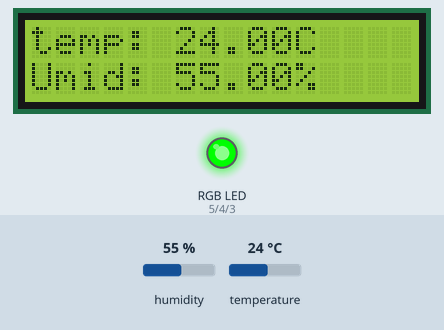
This sketch was run on a simulated Arduino Uno, built with avr-gcc and run on an emulated ATmega328P. Parts: 16×2 character LCD, an RGB LED mixed from three pins (HIGH = lit). The test bench sets the inputs (shaded band); at power-on: temperature 24 °C, humidity 55 %.

Above: at 1.2 s.
1.3 s: temperature set to 21 °C
At 3.1 s:
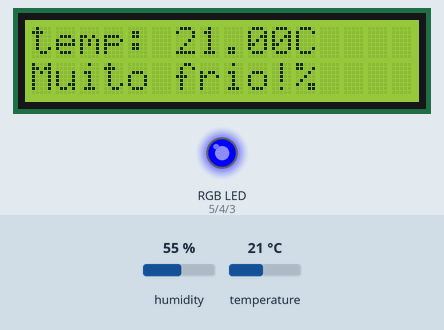
4.1 s: temperature set to 33 °C
At 4.8 s:
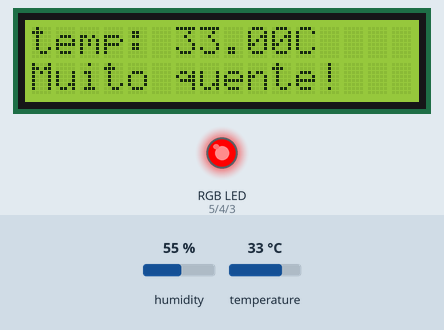
6.9 s: temperature set to 31 °C
At 9.7 s:
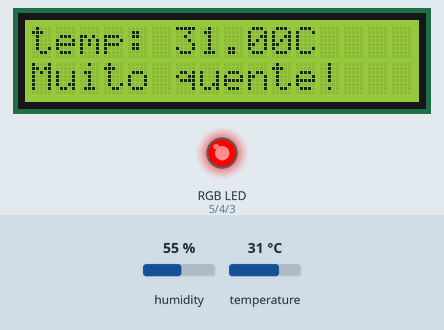
10.0 s: temperature set to 28 °C
At 11.6 s:
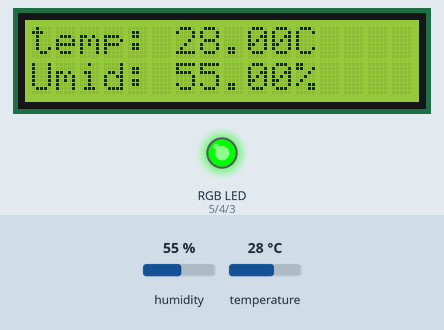
12.8 s: humidity set to 22 %
At 15.5 s:
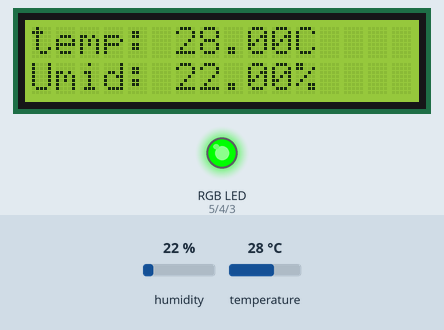
Timing chart, 0 to 17.0 s (numbered marks = the images above; inputs shaded):
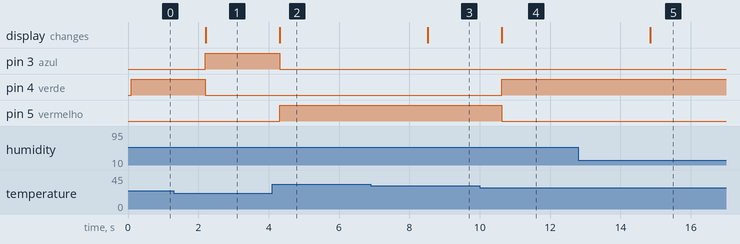

Measured:
- the behaviour switches between 23 and 22 °C on temperature (found by bisection; images 0 and 1)
- the behaviour switches between 30 and 29 °C on temperature (found by bisection; images 3 and 4)
- after the input at 1.3 s, pin 3 (azul): LOW → HIGH after 0.90 s; pin 4 (verde): HIGH → LOW after 0.90 s; the display: changes after 0.90 s (image 1)
- after the input at 4.1 s, pin 3 (azul): HIGH → LOW after 0.21 s; pin 5 (vermelho): LOW → HIGH after 0.21 s; the display: changes after 0.21 s (image 2)
- after the input at 6.9 s, the display: changes after 1.6 s (image 3)
- after the input at 10.0 s, pin 4 (verde): LOW → HIGH after 0.63 s; pin 5 (vermelho): HIGH → LOW after 0.63 s; the display: changes after 0.63 s (image 4)
- after the input at 12.8 s, the display: changes after 2.0 s (image 5)

The sketch:

codigo_dht11.ino
```cpp
// Código com led RGB, LCD 16 x 2 e sensor de temperatura DHT11
#include <LiquidCrystal.h>  // biblioteca do lcd 16x2
#include <DHT.h> // Inclui a biblioteca do DHT

LiquidCrystal display(13, 12, 11, 10, 9, 8);

const int PINO_DHT = 2;// Pino digital 2 conectado ao DHT11
#define DHTTYPE DHT11// DHT 11

DHT dht(PINO_DHT, DHTTYPE); // Inicializando o objeto dht do tipo DHT passando como parâmetro o pino (PINO_DHT) e o tipo do sensor (DHTTYPE)

int azul = 3; // pinos do led rgb
int verde = 4;
int vermelho = 5;

void get_vermelho(){
  analogWrite(azul, 0);
  analogWrite(verde, 0);
  analogWrite(vermelho, 255);
}

void get_verde(){
  analogWrite(verde, 255);
  analogWrite(azul, 0);
  analogWrite(vermelho, 0);
}

void get_azul(){
  analogWrite(verde, 0);
  analogWrite(azul, 255);
  analogWrite(vermelho, 0);
}

void setup(void)
{
  display.begin(16, 2);
  dht.begin(); // Inicializa o sensor DHT11
  Serial.begin(9600);
}

void loop(void)
{
  // definindo valores de temperatura e umidade
  float umidade = dht.readHumidity();
  float temperatura = dht.readTemperature();
  float temperatura_minima = 22.00;
  float temperatura_maxima = 30.00;

  if (isnan(umidade) || isnan(temperatura)) { //Verifica se a umidade ou temperatura são ou não um número
    //se umidade e/ou temperatura não tiverem recebido um valor numerico, reinicia a função loop
    return; //Caso não seja um número retorna
  }
  //parte do LCD
  display.clear(); //limpando tela
  //mostrar temperatura
  display.setCursor(0, 0);
  display.print("temp: ");
  display.print(temperatura);
  display.print("C ");
  // mostrar umidade
  display.setCursor(0, 1);
  display.print("Umid: ");
  display.print(umidade);
  display.print("%");
  if (temperatura >= temperatura_maxima){
    display.setCursor(0, 1);
    display.print("Muito quente!");
    get_vermelho();
  }
  else if (temperatura <= temperatura_minima){
    display.setCursor(0, 1);
    display.print("Muito frio!");
    get_azul();
  }
  else{
    get_verde();
    display.setCursor(0, 1);
    display.print("Umid: ");
    display.print(umidade);
    display.print("%");
  }
  delay(1000 * 0.2);
}
```
